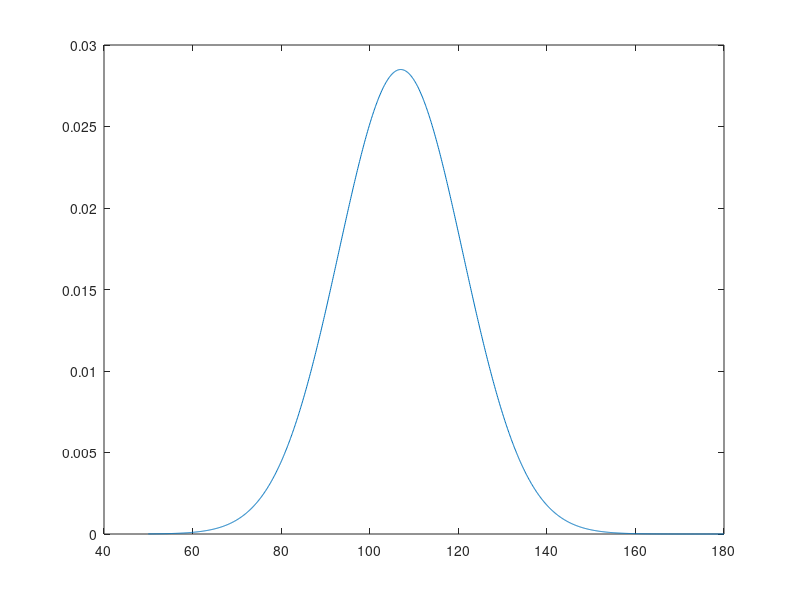

Source code (MATLAB): (Note: this script raises an error after producing the figure.)
x = [50:.1:180];
y = normpdf(x,107,14);
figure;

plot(x,y)

xline(107,'-or', 'LineWidth',3);
xline(107+14.7309,'color','Red', 'LineWidth',3)

xline(107+2*14.7309,'color','Red', 'LineWidth',3)

xline(107,'color','Red', 'LineWidth',3);
xline(107-14.7309,'color','Red', 'LineWidth',3)

xline(107-2*14.7309,'color','Red', 'LineWidth',3)

xline(150, 'color','Green','LineWidth',2)

figure;
load('C:\Users\BIOPACMan\Documents\Zhang\HOME\plotting\clean.txt')

load('C:\Users\BIOPACMan\Documents\Zhang\HOME\plotting\r_peaks.txt')
 x =(0.0005:.0005:50)';
plot(x,clean)
hold on;
g = 1 - (r_peaks (r_peaks==1) - clean(r_peaks == 1));
r_peaks(r_peaks==1) = g;
r_peaks(r_peaks ==0) = NaN;
plot(x, r_peaks, 'o','MarkerSize',10,'MarkerFaceColor','r')
legend({'ECG Recording','Detected R-Peak'})
xlabel('Seconds')
ylabel('mV')
ac = gca;
ac.FontSize= 25;
ColOrd = [0.634197879289704,0.598590500684565,0.335478586307354;0.141323291186943,0.668487146264776,0.619568612502970;0.0793022450665238,0.894564090918275,0.992885717464124;0.876145347529076,0.0873355239070054,0.648005694952403;0.420428701240150,0.539010349313424,0.539775820318468;0.487663607210372,0.428449936007297,0.232254753050780;0.460325494339181,0.617153494459035,0.739832227063707;0.515677249607505,0.558875876956837,0.888992345152850;0.271994390193763,0.225850688199737,0.859807625912606;0.231579838051303,0.104519529950634,0.597060788610351;0.899534076872039,0.00997765604969036,0.654752143480193;0.908697326644413,0.0591533040753343,0.915013993756726;0.603642852234244,0.322652370507717,0.433183080639157;0.365236483082946,0.779476506848221,0.289760755842240;0.634197879289704,0.598590500684565,0.335478586307354];

figure;
hold on;
x = [7 5 7 6 6 7 4 4 4 4 7 7 6]';
y = [7
     5
     7
     7
     6
     5
     5
     6
     5
     6
     7
     5];
 y = x
markers = ['+','*','.','h','o','s','d','^','v','>','<','p'];

markers = ['o','s','o','o','o','s','o','o','o','o','o','o'];
for i=1:12
    plot(x(i), y(i),'o','MarkerSize',20,'LineWidth',3,'MarkerFaceColor',ColOrd(7,:),'MarkerEdgeColor',ColOrd(7,:));
end
xlabel('Workload Score')
ylabel('Model Response')
ac = gca;
title('Subject 14')
grid on;
plot([0,11],[0,11],'-', 'Color',ColOrd(7,:), 'LineWidth',3);
xlim([0 11])
ylim([0 11])
xticks(1:10)
yticks(1:10)
ac.FontSize= 25;